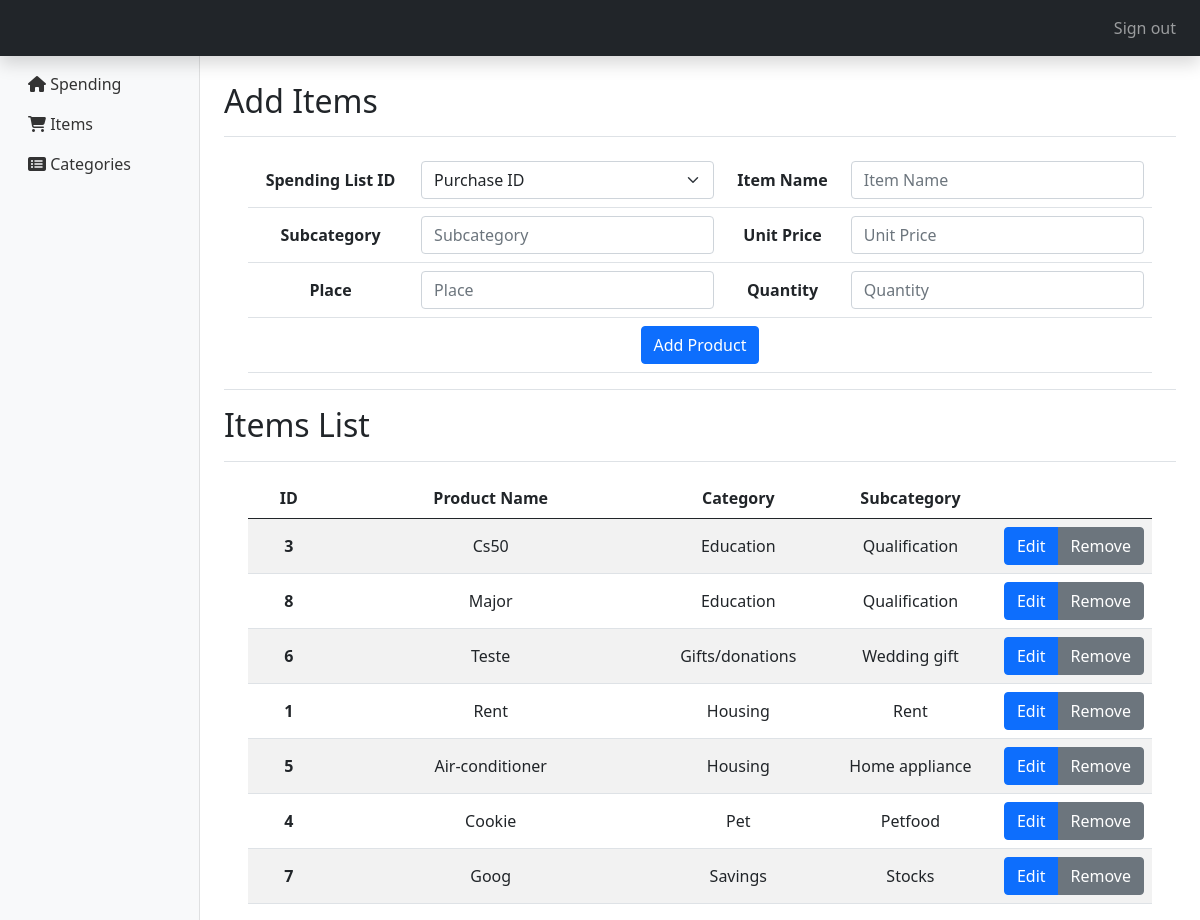
Page /items (signed in) on the earlier database version.
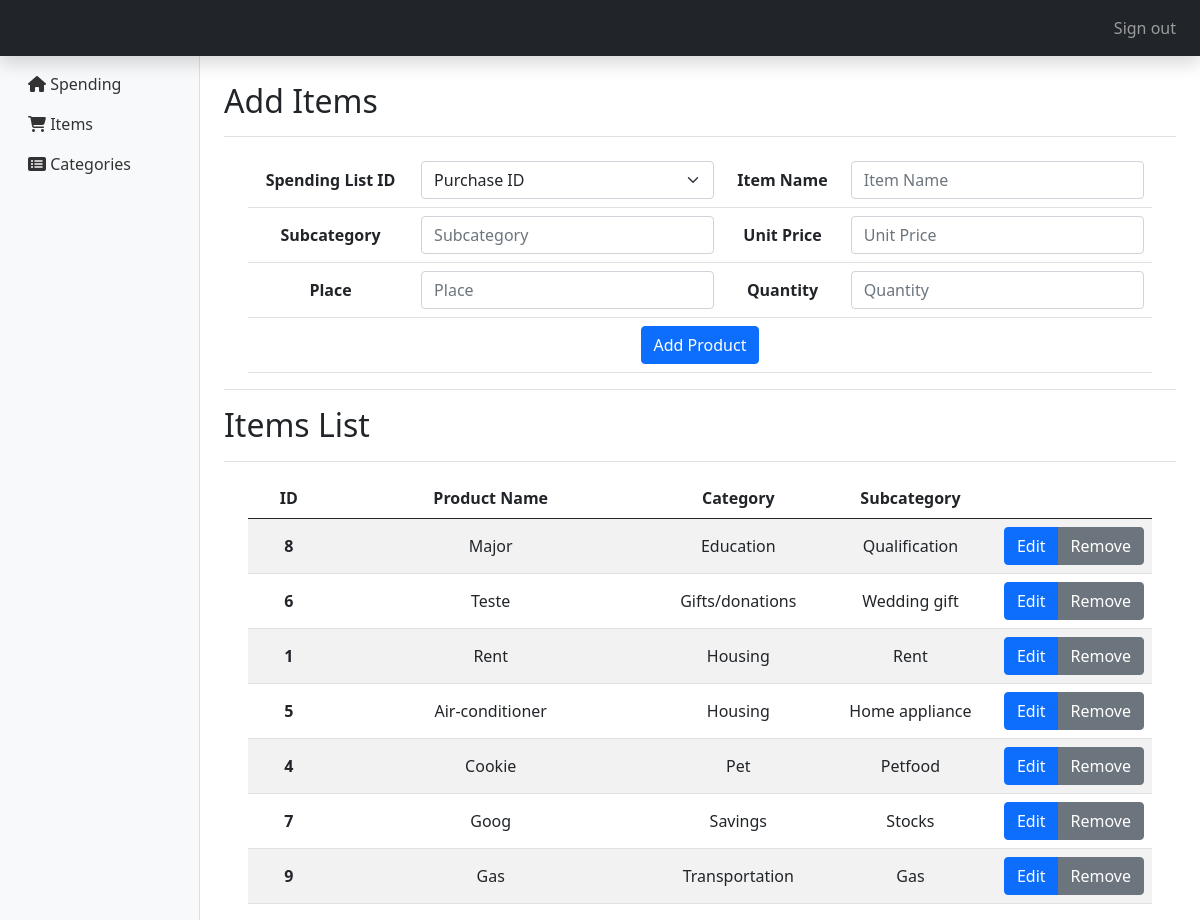
Same page on the later database version.
### tables this page shows
CREATE TABLE produto (
    id INTEGER PRIMARY KEY NOT NULL,
    produto_nome VARCHAR(30)
);

CREATE TABLE categoria (
    id INTEGER PRIMARY KEY NOT NULL,
    descricao VARCHAR(30),
    parent_id INTEGER
);

### application.py (the view)
@app.route("/items", methods=["GET", "POST"])
@login_required
def items():
    addItems = request.args.get("idadditems")
    shopping_list = cur.execute("SELECT id FROM compras ORDER BY data DESC").fetchall()
    categories = cur.execute("SELECT * FROM categoria WHERE parent_id IS NULL").fetchall()
    subcategories = cur.execute("SELECT * FROM categoria WHERE parent_id IS NOT NULL").fetchall()
    buttonValue = request.form.get('postbutton')
    itemList = cur.execute(
        "SELECT produto.id, produto.produto_nome, c.descricao AS category, categoria.descricao AS subcategory FROM produto " \
            "INNER JOIN produto_categoria ON produto.id=produto_categoria.id_produto " \
                "INNER JOIN categoria ON produto_categoria.id_categoria=categoria.id "\
                    "INNER JOIN (SELECT id, descricao FROM categoria WHERE parent_id IS NULL) c ON categoria.parent_id=c.id " \
                        "ORDER BY category"
    )
    if request.method == "POST":
        if buttonValue == "edit":
            print("edit")
            newId = request.form.get('newId')
            oldId = request.form.get('oldId')
            newName = request.form.get('newName').lower()
            newSub = request.form.get('newSub')
            if newName != '':
                cur.execute("UPDATE produto SET produto_nome = ? WHERE id = ?", (newName, oldId))
            if newId != '':
                cur.execute("UPDATE produto SET id = ? WHERE id = ?", (newId, oldId))
                cur.execute("UPDATE produto_categoria SET id_produto = ? WHERE id_produto = ?", (newId, oldId))
                cur.execute("UPDATE compra_produto SET produto_id = ? WHERE produto_id = ?", (newId, oldId))
            if newSub is not None:
                cur.execute("UPDATE produto_categoria SET id_categoria = ? WHERE id_produto = ?", (newSub, newId))
            db.commit()
            flash("Item Edited")
        elif buttonValue == "remove":
            itemId = request.form.get('id')
            cur.execute("DELETE FROM produto WHERE id = ?", (itemId,))
            cur.execute("DELETE FROM produto_categoria WHERE id_produto = ?", (itemId,))
            cur.execute("DELETE FROM compra_produto WHERE produto_id = ?", (itemId,))
            db.commit()
            flash("Item Removed")
        else:
            purchases_id = request.form.get("purchases")
            product_name = request.form.get("product_name").lower()
            subcategory = request.form.get("subcategory").lower()
            quantity = request.form.get("quantity")
            place = request.form.get("place").lower()
            unit_price = request.form.get("unit_price")
            catId = cur.execute("SELECT categoria_id FROM compras WHERE id = ?", (purchases_id,)).fetchone()[0]
            productId = cur.execute("SELECT id FROM produto WHERE produto_nome = ?", (product_name,)).fetchone()
            subcatId = cur.execute("SELECT id FROM categoria WHERE descricao = ? AND parent_id IS NOT NULL", (subcategory,)).fetchone()
            placeId = cur.execute("SELECT id FROM fornecedor WHERE fornecedor_nome = ?", (place,)).fetchone()
            if subcatId is None:
                maxId = cur.execute("SELECT MAX (id) FROM categoria WHERE parent_id = ? GROUP BY parent_id", (catId,)).fetchone()
                if maxId:
                    subcatId = maxId[0] + 1
                    cur.execute(
                        "INSERT INTO categoria (id, descricao, parent_id) VALUES (?, ?, ?)", (subcatId, subcategory, catId)
                        )
                else:
                    subcatId = catId * 100
                    cur.execute(
                        "INSERT INTO categoria (id, descricao, parent_id) VALUES (?, ?, ?)", (subcatId, subcategory, catId)
                        )
            else:
                subcatId = subcatId[0]
            if productId is None:
                cur.execute(
                    "INSERT INTO produto (produto_nome) VALUES (?)", (product_name,)
                    )
                productId = cur.execute("SELECT id FROM produto WHERE produto_nome = ?", (product_name,)).fetchone()[0]
                cur.execute(
                    "INSERT INTO produto_categoria (id_produto, id_categoria) VALUES (?, ?)", (productId, subcatId)
                    )
            else:
                productId = productId[0]
            if placeId is None:
                cur.execute(
                    "INSERT INTO fornecedor (fornecedor_nome) VALUES (?)", (place,)
                    )
                placeId = cur.execute("SELECT id FROM fornecedor WHERE fornecedor_nome = ?", (place,)).fetchone()[0]
            else:
                placeId = placeId[0]
            cur.execute(
                "INSERT INTO compra_produto (produto_id, quant, fornecedor_id, compras_id, preco_unit) VALUES (?, ?, ?, ?, ?)", (
                productId, quantity, placeId, purchases_id, unit_price)
                )
            flash("Item Added")
        db.commit()
        return redirect("/items")
    else:
        return render_template("items.html", shopping_list=shopping_list, addItems=addItems, itemList=itemList, subcategories=subcategories, categories=categories)

### application.py (called while the page is built)
@app.after_request
def after_request(response):
    response.headers["Cache-Control"] = "no-cache, no-store, must-revalidate"
    response.headers["Expires"] = 0
    response.headers["Pragma"] = "no-cache"
    return response

### helpers.py (called while the page is built)
def login_required(f):
    @wraps(f)
    def decorated_function(*args, **kwargs):
        if session.get("user_id") is None:
            return redirect("/login")
        return f(*args, **kwargs)
    return decorated_function

### templates/items.html (shortened to what this page needs)
{% extends "layout.html" %}
{% block main %}
<div class="d-flex justify-content-between flex-wrap flex-md-nowrap align-items-center pt-3 pb-2 mb-3 border-bottom">
    <h1 class="h2">Add Items</h1>
</div>
<div class="table-responsive">
    <form action="/items" method="POST">
        <div class="container-fluid d-flex justify-content-center">
            <table class="table align-middle">
                <tbody style="text-align:center">
                    <tr>
                        <th>Spending List ID</th>
                        <td>
                            <select name="purchases" class="form-select" id="purchases" required>
                                <option disabled selected value="">Purchase ID</option>
                            </select>
                        </td>
                        <th>Item Name</th>
                        <td>
                            <input class="form-control" name="product_name" placeholder="Item Name" type="text" id=product_name required autocomplete="off">
                        </td>
                    <tr>
                        <th>Subcategory</th>
                        <td>
                            <input class="form-control" name="subcategory" placeholder="Subcategory" type="text" id="subcat" required autocomplete="off">
                        </td>
                        <th>Unit Price</th>
                        <td>
                            <input class="form-control" name="unit_price" placeholder="Unit Price" type="number" step="0.01" required autocomplete="off">
                        </td>
                    </tr>
                        <th>Place</th>
                        <td>
                            <input class="form-control" name="place" placeholder="Place" type="text" id="place" required autocomplete="off">
                        </td>
                        <th>Quantity</th>
                        <td>
                            <input class="form-control" name="quantity" placeholder="Quantity" type="number" required autocomplete="off">
                        </td>
                     </tr>
                    <tr>
                        <td colspan="4"><button class="btn btn-primary" type="submit" value="add">Add Product</button></td>
                    </tr>
                </tbody>
            </table>
        </div>
    </form>
</div>
<div class="d-flex justify-content-between flex-wrap flex-md-nowrap align-items-center pt-3 pb-2 mb-3 border-bottom border-top">
    <h1 class="h2">Items List</h1>
</div>
<div class="table-responsive">
<div class="container-fluid d-flex justify-content-center">
    <table class="table table-striped align-middle">
        <thead>
            <tr style="text-align:center">
                <th scope="col" width="10%">ID</th>
                <th scope="col" width="40%">Product Name</th>
                <th scope="col" width="20%">Category</th>
                <th scope="col" width="20%">Subcategory</th>
                <th scope="col" width="10%"></th>
            </tr>
        </thead>
        <tbody style="text-align:center">
            {% for item in itemList %}
                <tr id="tr{{ item['id']}}">
                    <form action='/items' method='POST'>
                        <th>{{ item['id'] }}</th>
                        <td value="{{ item['produto_nome']}}">{{ item['produto_nome'].capitalize() }}</td>
                        <td value="{{ item['category']}}">{{ item['category'].capitalize() }}</td>
                        <td value="{{ item['subcategory']}}">{{ item['subcategory'].capitalize() }}</td>
                        <td class="btn-group">
                            <button class="btn btn-primary edit" type="button" value="{{ item['id']}}">Edit</button>
                            <button class="btn btn-secondary" type="submit" name="postbutton" value="remove">Remove</button>
                        </td>
                    </form>
                </tr>
            {% endfor %}
        </tbody>
    </table>
</div>
</div>
{% endblock %}

Differences in the rows shown:
removed produto: id "3", produto_nome "Cs50", category "Education", subcategory "Qualification"
added produto: id "9", produto_nome "Gas", category "Transportation", subcategory "Gas"
